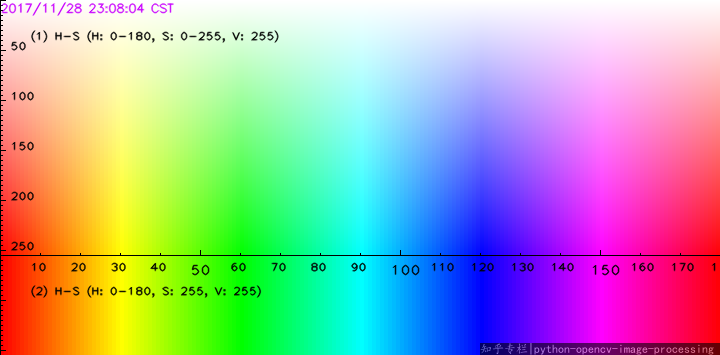
//> input picture ColourSpectrum.png, 720 x 355 px
$ ./MatchTemplate_Demo ../ColourSpectrum.png ../HSV_Refrence.png   (built with g++ and OpenCV 4)
//> lines starting //> are read from the running program, lines starting //| are printed output that depends on the picture; after the words box and inside, x2 and y2 are one past the last pixel; in counts of white or black regions, pixels touching at a corner belong together
/**
 * @file MatchTemplate_Demo.cpp
 * @brief Sample code to use the function MatchTemplate
 * @author OpenCV team
 */

#include "opencv2/imgcodecs.hpp"
#include "opencv2/highgui.hpp"
#include "opencv2/imgproc.hpp"
#include <iostream>

using namespace std;
using namespace cv;

//! [declare]
/// Global Variables
bool use_mask;
Mat img; Mat templ; Mat mask; Mat result;
const char* image_window = "Source Image";
const char* result_window = "Result window";

int match_method;
int max_Trackbar = 5;
//! [declare]

/// Function Headers
void MatchingMethod( int, void* );

/**
 * @function main
 */
int main( int argc, char** argv )
{
  if (argc < 3)
  {
    cout << "Not enough parameters" << endl;
    cout << "Usage:\n./MatchTemplate_Demo <image_name> <template_name> [<mask_name>]" << endl;
    return -1;
  }

  //! [load_image]
  /// Load image and template
  img = imread( argv[1], IMREAD_COLOR );
//> img is the input picture: 355 rows x 720 cols, CV_8UC3; mean B, G, R 170.7, 171.1, 169.8
  templ = imread( argv[2], IMREAD_COLOR );
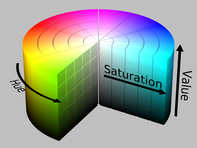
//> input picture HSV_Refrence.png, 197 x 148 px
//> templ is the input picture: 148 rows x 197 cols, CV_8UC3; mean B, G, R 149.3, 159.3, 151.8

  if(argc > 3) {
    use_mask = true;
    mask = imread( argv[3], IMREAD_COLOR );
  }

  if(img.empty() || templ.empty() || (use_mask && mask.empty()))
  {
    cout << "Can't read one of the images" << endl;
    return -1;
  }
  //! [load_image]

  //! [create_windows]
  /// Create windows
  namedWindow( image_window, WINDOW_AUTOSIZE );
  namedWindow( result_window, WINDOW_AUTOSIZE );
  //! [create_windows]

  //! [create_trackbar]
  /// Create Trackbar
  const char* trackbar_label = "Method: \n 0: SQDIFF \n 1: SQDIFF NORMED \n 2: TM CCORR \n 3: TM CCORR NORMED \n 4: TM COEFF \n 5: TM COEFF NORMED";
  createTrackbar( trackbar_label, image_window, &match_method, max_Trackbar, MatchingMethod );
  //! [create_trackbar]

  MatchingMethod( 0, 0 );

  //! [wait_key]
  waitKey(0);
  return 0;
  //! [wait_key]
}

/**
 * @function MatchingMethod
 * @brief Trackbar callback
 */
void MatchingMethod( int, void* )
{
  //! [copy_source]
  /// Source image to display
  Mat img_display;
  img.copyTo( img_display );
  //! [copy_source]

  //! [create_result_matrix]
  /// Create the result matrix
  int result_cols =  img.cols - templ.cols + 1;
//> result_cols = 524
  int result_rows = img.rows - templ.rows + 1;
//> result_rows = 208

  result.create( result_rows, result_cols, CV_32FC1 );
  //! [create_result_matrix]

  //! [match_template]
  /// Do the Matching and Normalize
  bool method_accepts_mask = (TM_SQDIFF == match_method || match_method == TM_CCORR_NORMED);
  if (use_mask && method_accepts_mask)
    { matchTemplate( img, templ, result, match_method, mask); }
  else
    { matchTemplate( img, templ, result, match_method); }
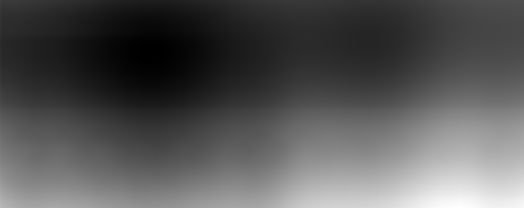
//> result: 208 rows x 524 cols, CV_32FC1; min 722963456, max 1.79e+09, mean 1.09e+09; drawn with min black and max white
  //! [match_template]

  //! [normalize]
  normalize( result, result, 0, 1, NORM_MINMAX, -1, Mat() );
  //! [normalize]

  //! [best_match]
  /// Localizing the best match with minMaxLoc
  double minVal; double maxVal; Point minLoc; Point maxLoc;
  Point matchLoc;

  minMaxLoc( result, &minVal, &maxVal, &minLoc, &maxLoc, Mat() );
//> minVal = 0; maxVal = 1; minLoc = Point(151, 52); maxLoc = Point(458, 207)
  //! [best_match]

  //! [match_loc]
  /// For SQDIFF and SQDIFF_NORMED, the best matches are lower values. For all the other methods, the higher the better
  if( match_method  == TM_SQDIFF || match_method == TM_SQDIFF_NORMED )
    { matchLoc = minLoc; }
//> matchLoc = Point(151, 52)
  else
    { matchLoc = maxLoc; }
  //! [match_loc]

  //! [imshow]
  /// Show me what you got
  rectangle( img_display, matchLoc, Point( matchLoc.x + templ.cols , matchLoc.y + templ.rows ), Scalar::all(0), 2, 8, 0 );
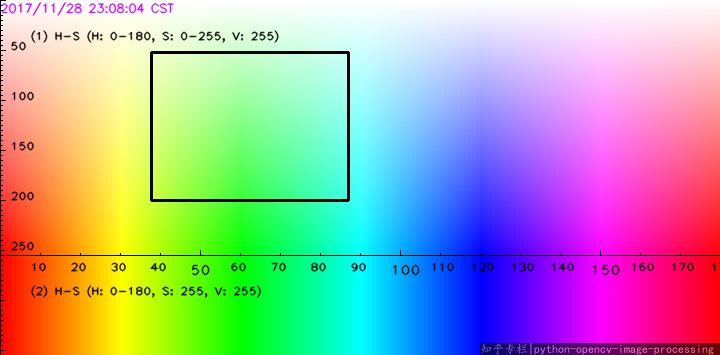
//> img_display: 355 rows x 720 cols, CV_8UC3; 0.81% of pixels changed, all inside (x1, y1, x2, y2) = (150, 51, 350, 202)
  rectangle( result, matchLoc, Point( matchLoc.x + templ.cols , matchLoc.y + templ.rows ), Scalar::all(0), 2, 8, 0 );
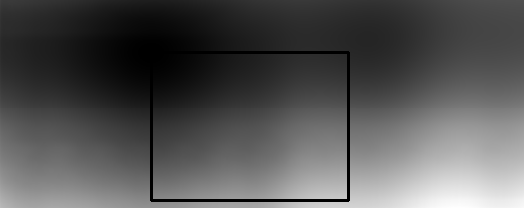
//> result: 208 rows x 524 cols, CV_32FC1; min 0, max 1, mean 0.332

  imshow( image_window, img_display );
  imshow( result_window, result );
  //! [imshow]

  return;
}
